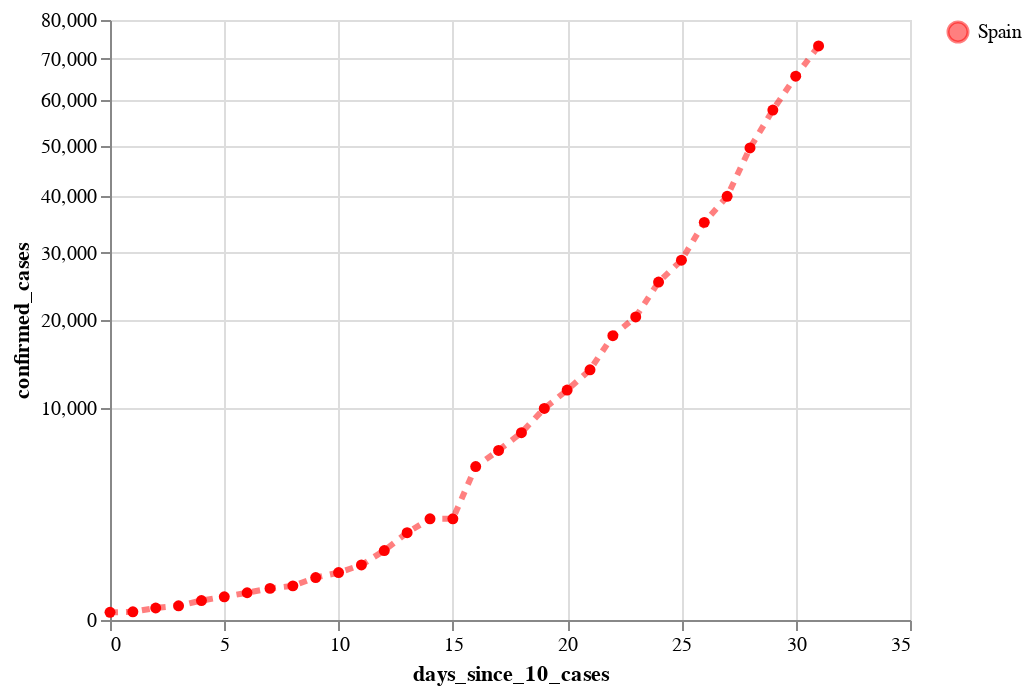

Notebook cell for this chart:
### Code cell
#hide

cases_es_plot = alt.Chart(source_es).mark_line(
    color='red',
    opacity=0.5,
    strokeDash=[4,4],
    strokeWidth=3,
    point=True
).encode(
    x='days_since_10_cases:Q',
#     y='confirmed_cases:Q',
    y=alt.Y('confirmed_cases:Q', scale=alt.Scale(type='sqrt')),
#     size='new_cases:Q',
    tooltip=['country', 'date:T', 'confirmed_cases', 'new_cases'],
    color=alt.Color('country', scale=alt.Scale(range=['red'], domain=['Spain']), title="")
)

cases_es_plot

### Figure 1 — Vega-Lite specification as saved in the notebook (floating-point values rounded to 4 significant figures)
{"config": {"view": {"continuousWidth": 400, "continuousHeight": 300}}, "data": {"name": "data-a14ef43bb8e966ff8fbe282c2f68c0ac"}, "mark": {"type": "line", "color": "red", "opacity": 0.5, "point": true, "strokeDash": [4, 4], "strokeWidth": 3}, "encoding": {"color": {"type": "nominal", "field": "country", "scale": {"domain": ["Spain"], "range": ["red"]}, "title": ""}, "tooltip": [{"type": "nominal", "field": "country"}, {"type": "temporal", "field": "date"}, {"type": "quantitative", "field": "confirmed_cases"}, {"type": "quantitative", "field": "new_cases"}], "x": {"type": "quantitative", "field": "days_since_10_cases"}, "y": {"type": "quantitative", "field": "confirmed_cases", "scale": {"type": "sqrt"}}}, "$schema": "https://vega.github.io/schema/vega-lite/v4.0.2.json", "datasets": {"data-a14ef43bb8e966ff8fbe282c2f68c0ac": [{"country": "Spain", "date": "2020-02-26", "days_since_10_cases": 0, "confirmed_cases": 13, "confirmed_cases_per_million": 0.0, "new_cases": 0}, {"country": "Spain", "date": "2020-02-27", "days_since_10_cases": 1, "confirmed_cases": 15, "confirmed_cases_per_million": 0.0, "new_cases": 2}, {"country": "Spain", "date": "2020-02-28", "days_since_10_cases": 2, "confirmed_cases": 32, "confirmed_cases_per_million": 1.0, "new_cases": 17}, {"country": "Spain", "date": "2020-02-29", "days_since_10_cases": 3, "confirmed_cases": 45, "confirmed_cases_per_million": 1.0, "new_cases": 13}, {"country": "Spain", "date": "2020-03-01", "days_since_10_cases": 4, "confirmed_cases": 84, "confirmed_cases_per_million": 2.0, "new_cases": 39}, {"country": "Spain", "date": "2020-03-02", "days_since_10_cases": 5, "confirmed_cases": 120, "confirmed_cases_per_million": 3.0, "new_cases": 36}, {"country": "Spain", "date": "2020-03-03", "days_since_10_cases": 6, "confirmed_cases": 165, "confirmed_cases_per_million": 4.0, "new_cases": 45}, {"country": "Spain", "date": "2020-03-04", "days_since_10_cases": 7, "confirmed_cases": 222, "confirmed_cases_per_million": 5.0, "new_cases": 57}, {"country": "Spain", "date": "2020-03-05", "days_since_10_cases": 8, "confirmed_cases": 259, "confirmed_cases_per_million": 5.0, "new_cases": 37}, {"country": "Spain", "date": "2020-03-06", "days_since_10_cases": 9, "confirmed_cases": 400, "confirmed_cases_per_million": 8.0, "new_cases": 141}, {"country": "Spain", "date": "2020-03-07", "days_since_10_cases": 10, "confirmed_cases": 500, "confirmed_cases_per_million": 11.0, "new_cases": 100}, {"country": "Spain", "date": "2020-03-08", "days_since_10_cases": 11, "confirmed_cases": 673, "confirmed_cases_per_million": 14.0, "new_cases": 173}, {"country": "Spain", "date": "2020-03-09", "days_since_10_cases": 12, "confirmed_cases": 1073, "confirmed_cases_per_million": 23.0, "new_cases": 400}, {"country": "Spain", "date": "2020-03-10", "days_since_10_cases": 13, "confirmed_cases": 1695, "confirmed_cases_per_million": 36.0, "new_cases": 622}, {"country": "Spain", "date": "2020-03-11", "days_since_10_cases": 14, "confirmed_cases": 2277, "confirmed_cases_per_million": 48.0, "new_cases": 582}, {"country": "Spain", "date": "2020-03-12", "days_since_10_cases": 15, "confirmed_cases": 2277, "confirmed_cases_per_million": 48.0, "new_cases": 0}, {"country": "Spain", "date": "2020-03-13", "days_since_10_cases": 16, "confirmed_cases": 5232, "confirmed_cases_per_million": 111.0, "new_cases": 2955}, {"country": "Spain", "date": "2020-03-14", "days_since_10_cases": 17, "confirmed_cases": 6391, "confirmed_cases_per_million": 136.0, "new_cases": 1159}, {"country": "Spain", "date": "2020-03-15", "days_since_10_cases": 18, "confirmed_cases": 7798, "confirmed_cases_per_million": 166.0, "new_cases": 1407}, {"country": "Spain", "date": "2020-03-16", "days_since_10_cases": 19, "confirmed_cases": 9942, "confirmed_cases_per_million": 211.0, "new_cases": 2144}, {"country": "Spain", "date": "2020-03-17", "days_since_10_cases": 20, "confirmed_cases": 11748, "confirmed_cases_per_million": 249.0, "new_cases": 1806}, {"country": "Spain", "date": "2020-03-18", "days_since_10_cases": 21, "confirmed_cases": 13910, "confirmed_cases_per_million": 295.0, "new_cases": 2162}, {"country": "Spain", "date": "2020-03-19", "days_since_10_cases": 22, "confirmed_cases": 17963, "confirmed_cases_per_million": 381.0, "new_cases": 4053}, {"country": "Spain", "date": "2020-03-20", "days_since_10_cases": 23, "confirmed_cases": 20410, "confirmed_cases_per_million": 433.0, "new_cases": 2447}, {"country": "Spain", "date": "2020-03-21", "days_since_10_cases": 24, "confirmed_cases": 25374, "confirmed_cases_per_million": 539.0, "new_cases": 4964}, {"country": "Spain", "date": "2020-03-22", "days_since_10_cases": 25, "confirmed_cases": 28768, "confirmed_cases_per_million": 611.0, "new_cases": 3394}, {"country": "Spain", "date": "2020-03-23", "days_since_10_cases": 26, "confirmed_cases": 35136, "confirmed_cases_per_million": 746.0, "new_cases": 6368}, {"country": "Spain", "date": "2020-03-24", "days_since_10_cases": 27, "confirmed_cases": 39885, "confirmed_cases_per_million": 847.0, "new_cases": 4749}, {"country": "Spain", "date": "2020-03-25", "days_since_10_cases": 28, "confirmed_cases": 49515, "confirmed_cases_per_million": 1051.0, "new_cases": 9630}, {"country": "Spain", "date": "2020-03-26", "days_since_10_cases": 29, "confirmed_cases": 57786, "confirmed_cases_per_million": 1227.0, "new_cases": 8271}, {"country": "Spain", "date": "2020-03-27", "days_since_10_cases": 30, "confirmed_cases": 65719, "confirmed_cases_per_million": 1395.0, "new_cases": 7933}, {"country": "Spain", "date": "2020-03-28", "days_since_10_cases": 31, "confirmed_cases": 73235, "confirmed_cases_per_million": 1555.0, "new_cases": 7516}]}}
